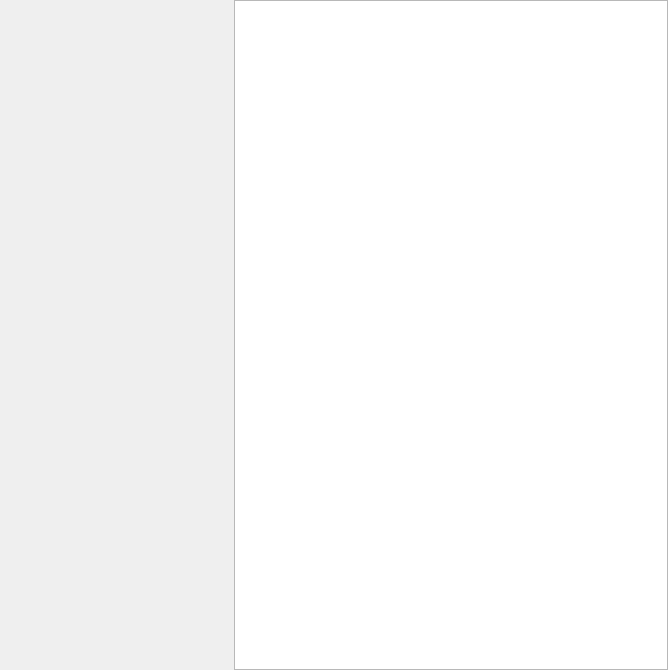
<?xml version="1.0" encoding="UTF-8"?>
<ui version="4.0">
 <class>InformationsWindow</class>
 <widget class="QDialog" name="InformationsWindow">
  <property name="geometry">
   <rect>
    <x>0</x>
    <y>0</y>
    <width>668</width>
    <height>670</height>
   </rect>
  </property>
  <property name="windowTitle">
   <string>Informacje o aplikacji</string>
  </property>
  <layout class="QHBoxLayout" name="horizontalLayout_2">
   <property name="spacing">
    <number>0</number>
   </property>
   <property name="leftMargin">
    <number>0</number>
   </property>
   <property name="topMargin">
    <number>0</number>
   </property>
   <property name="rightMargin">
    <number>0</number>
   </property>
   <property name="bottomMargin">
    <number>0</number>
   </property>
   <item>
    <widget class="QLabel" name="LabelLogoApplic">
     <property name="minimumSize">
      <size>
       <width>234</width>
       <height>0</height>
      </size>
     </property>
     <property name="maximumSize">
      <size>
       <width>234</width>
       <height>16777215</height>
      </size>
     </property>
     <property name="text">
      <string/>
     </property>
     <property name="pixmap">
      <pixmap resource="MojaBibliaLite.qrc">:/Logo/gfx/MojaBibliaLiteLogo.png</pixmap>
     </property>
    </widget>
   </item>
   <item>
    <widget class="QTextEdit" name="TEditInformationsApplic">
     <property name="readOnly">
      <bool>true</bool>
     </property>
    </widget>
   </item>
  </layout>
 </widget>
 <resources>
  <include location="MojaBibliaLite.qrc"/>
 </resources>
 <connections/>
</ui>
